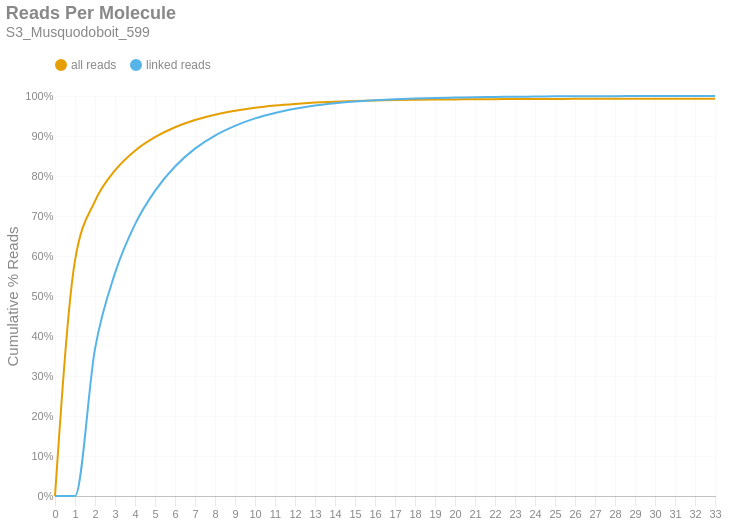

Notebook code for this chart:
### Markdown cell above
### Reads per Molecule
This chart shows the cumulative distribution of the number of reads per linked molecule. That is, how many alignments are associated with a unique molecule. This excludes the number of reads associated with invalid or absent linked-read barcodes. The `linked` histogram is the percentages recalculated when disregarding singletons.

### Code cell
if SKIPLR:
    print_html(f"Skipped")
else:
    counts = np.bincount(valids['reads'].cast(pl.Int64).to_numpy())
    weighted = counts * np.arange(len(counts))
    all_perc = weighted / n_reads
    linked_perc = weighted / n_linked_reads
    linked_perc[1] = 0
    binned_df = pl.DataFrame({
        'readsper': list(range(len(counts))),
        'all reads (cumsum)': np.cumsum(all_perc).tolist(),
        'linked reads (cumsum)': np.cumsum(linked_perc).tolist(),
    })

    with SafeRender(binned_df):
        (
            density_plot(binned_df, 'Reads Per Molecule', samplename, 'readspmol')
            .encode(
                x=alt.X('readsper:O', title=None).axis(labelAngle=0).scale(padding=0),
                y=alt.Y('value:Q', title='Cumulative % Reads').axis(format='%').stack(False),
                color=alt.Color("key:N").scale(domain=["all reads", "linked reads"]),
                tooltip=[
                    alt.Tooltip("key:N", title="Data Type"),
                    alt.Tooltip("readsper:O", title="Reads Per Molecule"),
                    alt.Tooltip("value:Q", format=".2%", title="% Reads (Cum.)")
                ]            
            )
        ).display()

### Figure 1 — Vega-Lite specification as saved in the notebook (floating-point values rounded to 4 significant figures)
{"width": "container", "height": 400, "config": {"title": {"anchor": "start", "dy": -15, "fontSize": 18, "color": "#888888", "subtitleColor": "#888888", "subtitleFontSize": 14}, "arc": {"fill": "#0072B2"}, "axis": {"domainColor": "#888888", "domainWidth": 0.5, "gridWidth": 0.2, "grid": false, "titleFontWeight": 400, "titleFontSize": 15, "labelFontSize": 11, "labelColor": "#888888", "tickColor": "#888888", "tickWidth": 0.2, "titleColor": "#888888"}, "axisBand": {"grid": false}, "axisX": {"grid": true, "tickSize": 10, "domainCap": "round"}, "axisY": {"domain": false, "grid": true, "tickSize": 0, "domainCap": "round"}, "background": "transparent", "header": {"labelFontSize": 15, "labelColor": "#888888", "titleFontSize": 15, "titleFontWeight": 600, "titleColor": "#888888"}, "legend": {"labelFont": "sans-serif", "labelFontSize": 12, "labelColor": "#888888", "symbolSize": 100, "symbolType": "circle", "titleFontSize": 12, "titlePadding": 10, "titleColor": "#888888", "title": null, "orient": "top"}, "range": {"category": ["#E69F00", "#56B4E9", "#009E73", "#F0E442", "#0072B2", "#D55E00", "#CC79A7", "#000000"], "diverging": ["#cfe8f3", "#a2d4ec", "#73bfe2", "#46abdb", "#1696d2", "#12719e"]}, "area": {"fill": "#0072B2", "fillOpacity": 0.7, "line": true, "strokeOpacity": 0.7}, "line": {"color": "#0072B2", "stroke": "#0072B2", "strokeWidth": 2}, "trail": {"color": "#0072B2", "stroke": "#0072B2", "strokeWidth": 0, "size": 1}, "point": {"filled": true, "fillOpacity": 1.0, "size": 95}, "text": {"color": "#888888", "fontSize": 11, "align": "right", "fontWeight": 400, "size": 11}, "bar": {"fill": "#0072B2", "stroke": null}, "view": {"stroke": null, "continuousWidth": 660, "continuousHeight": 400}}, "data": {"name": "data-41a57bb95cfa7b731f3293048a6228ef"}, "mark": {"type": "line", "interpolate": "monotone", "point": {"opacity": 0, "size": 275}}, "encoding": {"color": {"field": "key", "scale": {"domain": ["all reads", "linked reads"]}, "type": "nominal"}, "tooltip": [{"field": "key", "title": "Data Type", "type": "nominal"}, {"field": "readsper", "title": "Reads Per Molecule", "type": "ordinal"}, {"field": "value", "format": ".2%", "title": "% Reads (Cum.)", "type": "quantitative"}], "x": {"axis": {"labelAngle": 0}, "field": "readsper", "scale": {"padding": 0}, "title": null, "type": "ordinal"}, "y": {"axis": {"format": "%"}, "field": "value", "stack": false, "title": "Cumulative % Reads", "type": "quantitative"}}, "params": [{"name": "param_c36ac31b6afebe62", "select": {"type": "point", "fields": ["key"]}, "bind": "legend"}], "title": {"text": "Reads Per Molecule", "subtitle": "S3_Musquodoboit_599"}, "transform": [{"fold": ["all reads (cumsum)", "linked reads (cumsum)"]}, {"calculate": "replace(datum.key, ' (cumsum)', '')", "as": "key"}, {"filter": {"param": "param_c36ac31b6afebe62"}}], "usermeta": {"embedOptions": {"downloadFileName": "S3_Musquodoboit_599.readspmol"}}, "$schema": "https://vega.github.io/schema/vega-lite/v6.1.0.json", "datasets": {"data-41a57bb95cfa7b731f3293048a6228ef": [{"readsper": 0, "all reads (cumsum)": 0.0, "linked reads (cumsum)": 0.0}, {"readsper": 1, "all reads (cumsum)": 0.5885, "linked reads (cumsum)": 0.0}, {"readsper": 2, "all reads (cumsum)": 0.7373, "linked reads (cumsum)": 0.3678}, {"readsper": 3, "all reads (cumsum)": 0.8139, "linked reads (cumsum)": 0.5572}, {"readsper": 4, "all reads (cumsum)": 0.8633, "linked reads (cumsum)": 0.6792}, {"readsper": 5, "all reads (cumsum)": 0.8972, "linked reads (cumsum)": 0.7629}, {"readsper": 6, "all reads (cumsum)": 0.9218, "linked reads (cumsum)": 0.8237}, {"readsper": 7, "all reads (cumsum)": 0.9399, "linked reads (cumsum)": 0.8685}, {"readsper": 8, "all reads (cumsum)": 0.9531, "linked reads (cumsum)": 0.9012}, {"readsper": 9, "all reads (cumsum)": 0.9629, "linked reads (cumsum)": 0.9254}, {"readsper": 10, "all reads (cumsum)": 0.9705, "linked reads (cumsum)": 0.9442}, {"readsper": 11, "all reads (cumsum)": 0.976, "linked reads (cumsum)": 0.9577}, {"readsper": 12, "all reads (cumsum)": 0.9802, "linked reads (cumsum)": 0.968}, {"readsper": 13, "all reads (cumsum)": 0.9835, "linked reads (cumsum)": 0.9763}, {"readsper": 14, "all reads (cumsum)": 0.9859, "linked reads (cumsum)": 0.9822}, {"readsper": 15, "all reads (cumsum)": 0.9877, "linked reads (cumsum)": 0.9866}, {"readsper": 16, "all reads (cumsum)": 0.9889, "linked reads (cumsum)": 0.9897}, {"readsper": 17, "all reads (cumsum)": 0.9899, "linked reads (cumsum)": 0.9921}, {"readsper": 18, "all reads (cumsum)": 0.9906, "linked reads (cumsum)": 0.9939}, {"readsper": 19, "all reads (cumsum)": 0.9911, "linked reads (cumsum)": 0.9951}, {"readsper": 20, "all reads (cumsum)": 0.9915, "linked reads (cumsum)": 0.9961}, {"readsper": 21, "all reads (cumsum)": 0.9919, "linked reads (cumsum)": 0.997}, {"readsper": 22, "all reads (cumsum)": 0.9921, "linked reads (cumsum)": 0.9975}, {"readsper": 23, "all reads (cumsum)": 0.9924, "linked reads (cumsum)": 0.9982}, {"readsper": 24, "all reads (cumsum)": 0.9925, "linked reads (cumsum)": 0.9986}, {"readsper": 25, "all reads (cumsum)": 0.9927, "linked reads (cumsum)": 0.9991}, {"readsper": 26, "all reads (cumsum)": 0.9928, "linked reads (cumsum)": 0.9994}, {"readsper": 27, "all reads (cumsum)": 0.9929, "linked reads (cumsum)": 0.9995}, {"readsper": 28, "all reads (cumsum)": 0.993, "linked reads (cumsum)": 0.9997}, {"readsper": 29, "all reads (cumsum)": 0.993, "linked reads (cumsum)": 0.9998}, {"readsper": 30, "all reads (cumsum)": 0.993, "linked reads (cumsum)": 0.9999}, {"readsper": 31, "all reads (cumsum)": 0.993, "linked reads (cumsum)": 0.9999}, {"readsper": 32, "all reads (cumsum)": 0.993, "linked reads (cumsum)": 0.9999}, {"readsper": 33, "all reads (cumsum)": 0.9931, "linked reads (cumsum)": 1.0}]}}
